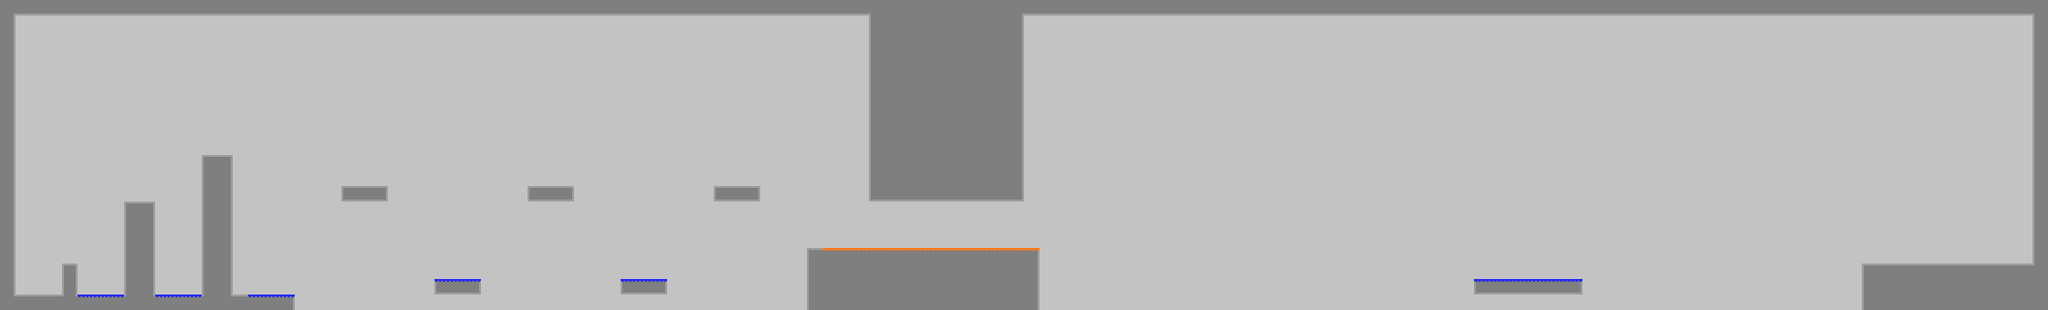

Tiled map render using the project's own tile images. Description and the map definition, with tile-layer contents summarised, below:
An orthogonal 132x20 tile map with 16x16 px tiles, 2 tile layers (background, graphics), 2 tilesets and 22 objects.

<map version="1.0" tiledversion="2018.04.18" orientation="orthogonal" renderorder="left-down" width="132" height="20" tilewidth="16" tileheight="16" infinite="0" nextobjectid="78">
 <tileset firstgid="1" name="Tileset" tilewidth="16" tileheight="16" spacing="2" margin="1" tilecount="924" columns="24">
  <image source="TESTures.png" width="432" height="72" />
 </tileset>
 <tileset firstgid="925" name="Tileset" tilewidth="16" tileheight="16" spacing="2" margin="1" tilecount="924" columns="24">
  <image source="TESTures.png" width="432" height="72" />
 </tileset>
 <layer name="background" width="132" height="20">
  <data>[2640 cells, 2640 non-empty, 32 distinct tile ids]</data>
 </layer>
 <layer name="graphics" width="132" height="20">
  <data>[2640 cells, 1703 non-empty, 4 distinct tile ids]</data>
 </layer>
 <objectgroup name="ground">
  <object id="31" x="0" y="304" width="304" height="16" />
  <object id="32" x="352" y="192" width="48" height="16" />
  <object id="33" x="544" y="192" width="48" height="16" />
  <object id="34" x="736" y="192" width="48" height="16" />
  <object id="35" x="832" y="256" width="240" height="64" />
  <object id="41" x="64" y="272" width="16" height="32" />
  <object id="42" x="128" y="208" width="32" height="96" />
  <object id="43" x="208" y="160" width="32" height="144" />
  <object id="69" x="1920" y="272" width="192" height="48" />
  <object id="73" x="2096" y="0" width="16" height="272" />
  <object id="74" x="0" y="0" width="2096" height="16" />
  <object id="75" x="0" y="16" width="16" height="288" />
  <object id="76" x="896" y="16" width="160" height="192" />
 </objectgroup>
 <objectgroup name="path" />
 <objectgroup name="turn" />
 <objectgroup name="red gel" />
 <objectgroup name="orange gel">
  <object id="45" x="848" y="256" width="224" height="16" />
 </objectgroup>
 <objectgroup name="blue gel">
  <object id="46" x="640" y="288" width="48" height="16" />
  <object id="47" x="448" y="288" width="48" height="16" />
  <object id="48" x="80" y="304" width="48" height="16" />
  <object id="50" x="160" y="304" width="48" height="16" />
  <object id="51" x="256" y="304" width="48" height="16" />
  <object id="66" x="1520" y="288" width="112" height="16" />
 </objectgroup>
 <objectgroup name="enemies" />
 <objectgroup name="purple gel" />
 <objectgroup name="green gel" />
 <objectgroup name="cubes" />
 <objectgroup name="goal">
  <object id="72" x="1920" y="272" width="176" height="16" />
 </objectgroup>
 <objectgroup name="gun">
  <object id="77" x="2068" y="-13.5" />
 </objectgroup>
</map>
